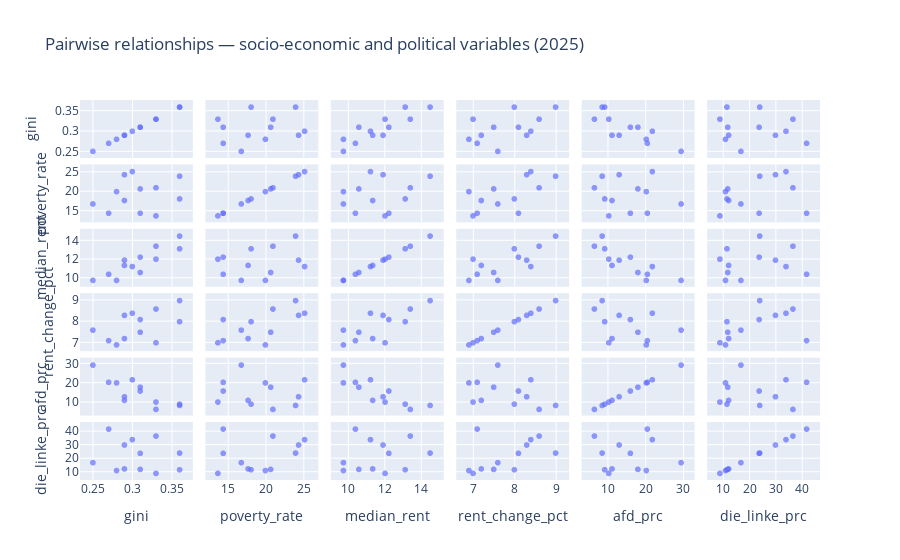

Notebook source saved alongside this figure:
### Markdown cell above
##we do it one more time for year 2025 and we will compare them all in the end

### Code cell
#Step 2    2025

# scatter-matrix with hover labels
import plotly.express as px

fig = px.scatter_matrix(
    merged_2025,
    dimensions=[
        "gini", "poverty_rate",
        "median_rent",
        "rent_change_pct",
        "afd_prc", "die_linke_prc"
    ],
    hover_name="district",
    title="Pairwise relationships — socio-economic and political variables (2025)"
)
fig.update_traces(marker=dict(size=6, opacity=0.7))
fig.show()

### Figure 1 — Plotly figure (JSON) as saved in the notebook; plotly's stock layout.template omitted (floating-point values rounded to 4 significant figures)
{"data": [{"dimensions": [{"axis": {"matches": true}, "label": "gini", "values": [0.36, 0.33, 0.31, 0.36, 0.28, 0.33, 0.29, 0.29, 0.27, 0.25, 0.3, 0.31]}, {"axis": {"matches": true}, "label": "poverty_rate", "values": [24.0, 21.0, 14.4, 18.1, 20.0, 13.7, 17.7, 24.4, 14.4, 16.8, 25.2, 20.7]}, {"axis": {"matches": true}, "label": "median_rent", "values": [14.52, 13.43, 12.25, 13.15, 9.75, 12.04, 11.36, 11.93, 10.41, 9.75, 11.24, 10.6]}, {"axis": {"matches": true}, "label": "rent_change_pct", "values": [9.0, 8.6, 8.1, 8.0, 6.9, 7.0, 7.2, 8.3, 7.1, 7.6, 8.4, 7.5]}, {"axis": {"matches": true}, "label": "afd_prc", "values": [8.52, 6.47, 16.03, 9.2, 20.25, 10.29, 11.15, 13.04, 20.54, 29.51, 21.86, 18.03]}, {"axis": {"matches": true}, "label": "die_linke_prc", "values": [23.95, 36.63, 23.74, 11.48, 10.91, 8.78, 12.11, 29.97, 41.84, 16.8, 33.98, 11.77]}], "hovertemplate": "<b>%{hovertext}</b><br><br>%{xaxis.title.text}=%{x}<br>%{yaxis.title.text}=%{y}<extra></extra>", "hovertext": ["Mitte", "Friedrichshain-Kreuzberg", "Pankow", "Charlottenburg-Wilmersdorf", "Spandau", "Steglitz-Zehlendorf", "Tempelhof-Schoeneberg", "Neukoelln", "Treptow-Koepenick", "Marzahn-Hellersdorf", "Lichtenberg", "Reinickendorf"], "legendgroup": "", "marker": {"color": "#636efa", "opacity": 0.7, "size": 6, "symbol": "circle"}, "name": "", "showlegend": false, "type": "splom"}], "layout": {"dragmode": "select", "legend": {"tracegroupgap": 0}, "title": {"text": "Pairwise relationships — socio-economic and political variables (2025)"}}}
